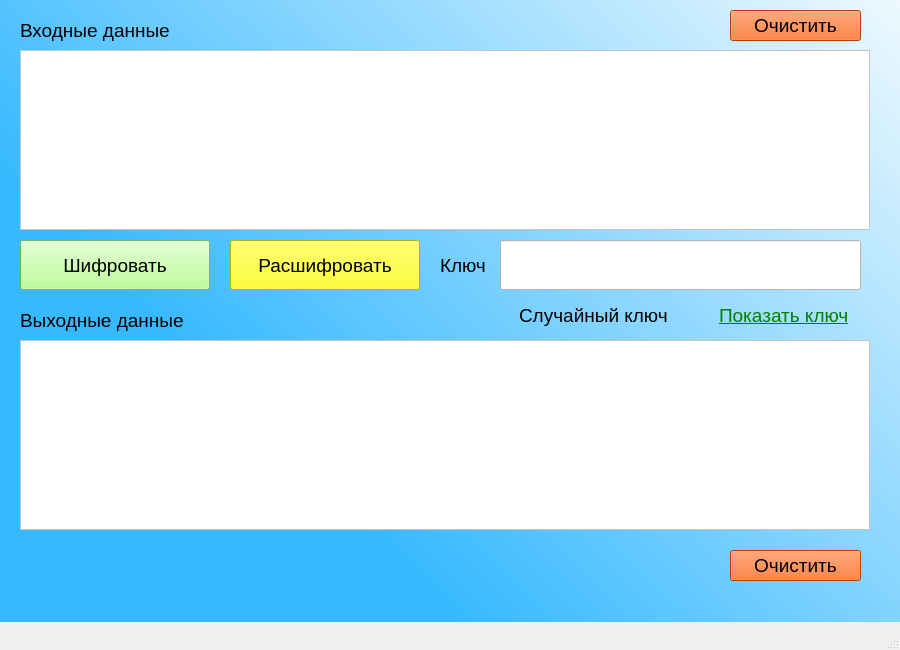
<?xml version="1.0" encoding="UTF-8"?>
<ui version="4.0">
 <class>MainWindow</class>
 <widget class="QMainWindow" name="MainWindow">
  <property name="geometry">
   <rect>
    <x>0</x>
    <y>0</y>
    <width>900</width>
    <height>650</height>
   </rect>
  </property>
  <property name="sizePolicy">
   <sizepolicy hsizetype="Fixed" vsizetype="Fixed">
    <horstretch>0</horstretch>
    <verstretch>0</verstretch>
   </sizepolicy>
  </property>
  <property name="maximumSize">
   <size>
    <width>900</width>
    <height>650</height>
   </size>
  </property>
  <property name="font">
   <font>
    <pointsize>14</pointsize>
   </font>
  </property>
  <property name="windowTitle">
   <string>CodeBox</string>
  </property>
  <widget class="QWidget" name="centralwidget">
   <widget class="QWidget" name="widget" native="true">
    <property name="geometry">
     <rect>
      <x>0</x>
      <y>0</y>
      <width>1000</width>
      <height>740</height>
     </rect>
    </property>
    <property name="sizePolicy">
     <sizepolicy hsizetype="Preferred" vsizetype="Preferred">
      <horstretch>0</horstretch>
      <verstretch>0</verstretch>
     </sizepolicy>
    </property>
    <property name="autoFillBackground">
     <bool>false</bool>
    </property>
    <property name="styleSheet">
     <string notr="true">background-color: qlineargradient(spread:pad, x1:0.25, y1:0.563, x2:1, y2:0, stop:0 rgba(55, 185, 255, 255), stop:1 rgba(255, 255, 255, 255));</string>
    </property>
    <widget class="QTextEdit" name="input_textEdit">
     <property name="geometry">
      <rect>
       <x>20</x>
       <y>50</y>
       <width>850</width>
       <height>180</height>
      </rect>
     </property>
     <property name="styleSheet">
      <string notr="true">background-color: rgb(255, 255, 255);
font: 14pt &quot;MS Shell Dlg 2&quot;;</string>
     </property>
    </widget>
    <widget class="QTextEdit" name="output_textEdit">
     <property name="geometry">
      <rect>
       <x>20</x>
       <y>340</y>
       <width>850</width>
       <height>190</height>
      </rect>
     </property>
     <property name="styleSheet">
      <string notr="true">background-color: rgb(255, 255, 255);
font: 14pt &quot;MS Shell Dlg 2&quot;;</string>
     </property>
    </widget>
    <widget class="QPushButton" name="encode_button">
     <property name="geometry">
      <rect>
       <x>20</x>
       <y>240</y>
       <width>190</width>
       <height>50</height>
      </rect>
     </property>
     <property name="styleSheet">
      <string notr="true">background-color: rgb(0, 255, 0);
background-color: rgb(170, 255, 127);
font: 16pt &quot;MS Shell Dlg 2&quot;;</string>
     </property>
     <property name="text">
      <string>Шифровать</string>
     </property>
    </widget>
    <widget class="QPushButton" name="decode_button">
     <property name="geometry">
      <rect>
       <x>230</x>
       <y>240</y>
       <width>190</width>
       <height>50</height>
      </rect>
     </property>
     <property name="styleSheet">
      <string notr="true">background-color: rgb(0, 255, 0);
background-color: rgb(255, 255, 0);
font: 16pt &quot;MS Shell Dlg 2&quot;;</string>
     </property>
     <property name="text">
      <string>Расшифровать</string>
     </property>
    </widget>
    <widget class="QLabel" name="keylabel">
     <property name="geometry">
      <rect>
       <x>440</x>
       <y>250</y>
       <width>51</width>
       <height>31</height>
      </rect>
     </property>
     <property name="styleSheet">
      <string notr="true">font: 14pt &quot;MS Shell Dlg 2&quot;;
background-color: rgba(0, 0, 0,0);</string>
     </property>
     <property name="text">
      <string>Ключ</string>
     </property>
    </widget>
    <widget class="QLineEdit" name="Keyfild">
     <property name="geometry">
      <rect>
       <x>500</x>
       <y>240</y>
       <width>361</width>
       <height>50</height>
      </rect>
     </property>
     <property name="styleSheet">
      <string notr="true">font: 16pt &quot;MS Shell Dlg 2&quot;;
background-color: rgb(255,255,255);</string>
     </property>
    </widget>
    <widget class="QCheckBox" name="randomkey_checkBox">
     <property name="geometry">
      <rect>
       <x>500</x>
       <y>300</y>
       <width>171</width>
       <height>31</height>
      </rect>
     </property>
     <property name="minimumSize">
      <size>
       <width>5</width>
       <height>5</height>
      </size>
     </property>
     <property name="maximumSize">
      <size>
       <width>171</width>
       <height>16777215</height>
      </size>
     </property>
     <property name="baseSize">
      <size>
       <width>0</width>
       <height>0</height>
      </size>
     </property>
     <property name="styleSheet">
      <string notr="true">font: 12pt &quot;MS Shell Dlg 2&quot;;
font: 75 8pt &quot;MS Shell Dlg 2&quot;;
font: 100 14pt &quot;MS Shell Dlg 2&quot;;
background-color: rgba(0,0,0,0);</string>
     </property>
     <property name="text">
      <string>Случайный ключ</string>
     </property>
    </widget>
    <widget class="QLabel" name="input_label">
     <property name="geometry">
      <rect>
       <x>20</x>
       <y>20</y>
       <width>151</width>
       <height>21</height>
      </rect>
     </property>
     <property name="styleSheet">
      <string notr="true">font: 14pt &quot;MS Shell Dlg 2&quot;;
background-color: rgba(0,0,0,0);</string>
     </property>
     <property name="text">
      <string>Входные данные</string>
     </property>
    </widget>
    <widget class="QLabel" name="ouput_label">
     <property name="geometry">
      <rect>
       <x>20</x>
       <y>310</y>
       <width>171</width>
       <height>21</height>
      </rect>
     </property>
     <property name="styleSheet">
      <string notr="true">font: 14pt &quot;MS Shell Dlg 2&quot;;
background-color: rgba(0,0,0,0);</string>
     </property>
     <property name="text">
      <string>Выходные данные</string>
     </property>
    </widget>
    <widget class="QPushButton" name="clear_button_input">
     <property name="geometry">
      <rect>
       <x>730</x>
       <y>10</y>
       <width>131</width>
       <height>31</height>
      </rect>
     </property>
     <property name="styleSheet">
      <string notr="true">background-color: rgb(0, 255, 0);
background-color: rgb(255, 85, 0);
font: 16pt &quot;MS Shell Dlg 2&quot;;</string>
     </property>
     <property name="text">
      <string>Очистить</string>
     </property>
    </widget>
    <widget class="QPushButton" name="clear_button_output">
     <property name="geometry">
      <rect>
       <x>730</x>
       <y>550</y>
       <width>131</width>
       <height>31</height>
      </rect>
     </property>
     <property name="styleSheet">
      <string notr="true">background-color: rgb(0, 255, 0);
background-color: rgb(255, 85, 0);
font: 16pt &quot;MS Shell Dlg 2&quot;;</string>
     </property>
     <property name="text">
      <string>Очистить</string>
     </property>
    </widget>
    <widget class="QCheckBox" name="show_key_checkBox">
     <property name="geometry">
      <rect>
       <x>700</x>
       <y>300</y>
       <width>161</width>
       <height>31</height>
      </rect>
     </property>
     <property name="styleSheet">
      <string notr="true">font: 100 12pt &quot;MS Shell Dlg 2&quot;;
text-decoration: underline;
font: 14pt &quot;MS Shell Dlg 2&quot;; color: green;
background-color: rgba(0,0,0,0);</string>
     </property>
     <property name="text">
      <string>Показать ключ</string>
     </property>
    </widget>
   </widget>
  </widget>
  <widget class="QStatusBar" name="statusbar"/>
  <widget class="QMenuBar" name="menubar">
   <property name="geometry">
    <rect>
     <x>0</x>
     <y>0</y>
     <width>900</width>
     <height>31</height>
    </rect>
   </property>
  </widget>
 </widget>
 <resources/>
 <connections/>
</ui>
